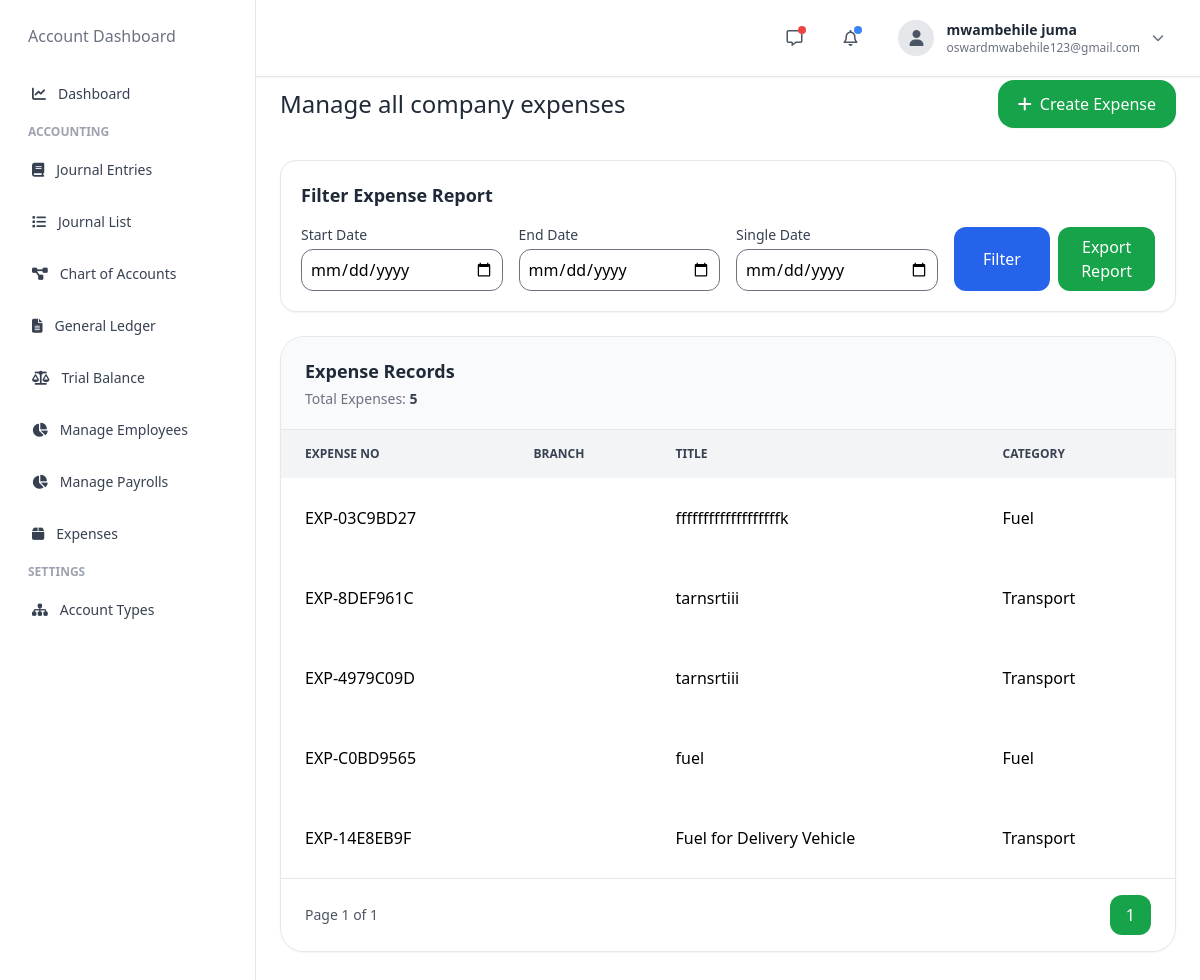
The app's page /expenses/accounting_list/ (signed in), older data.
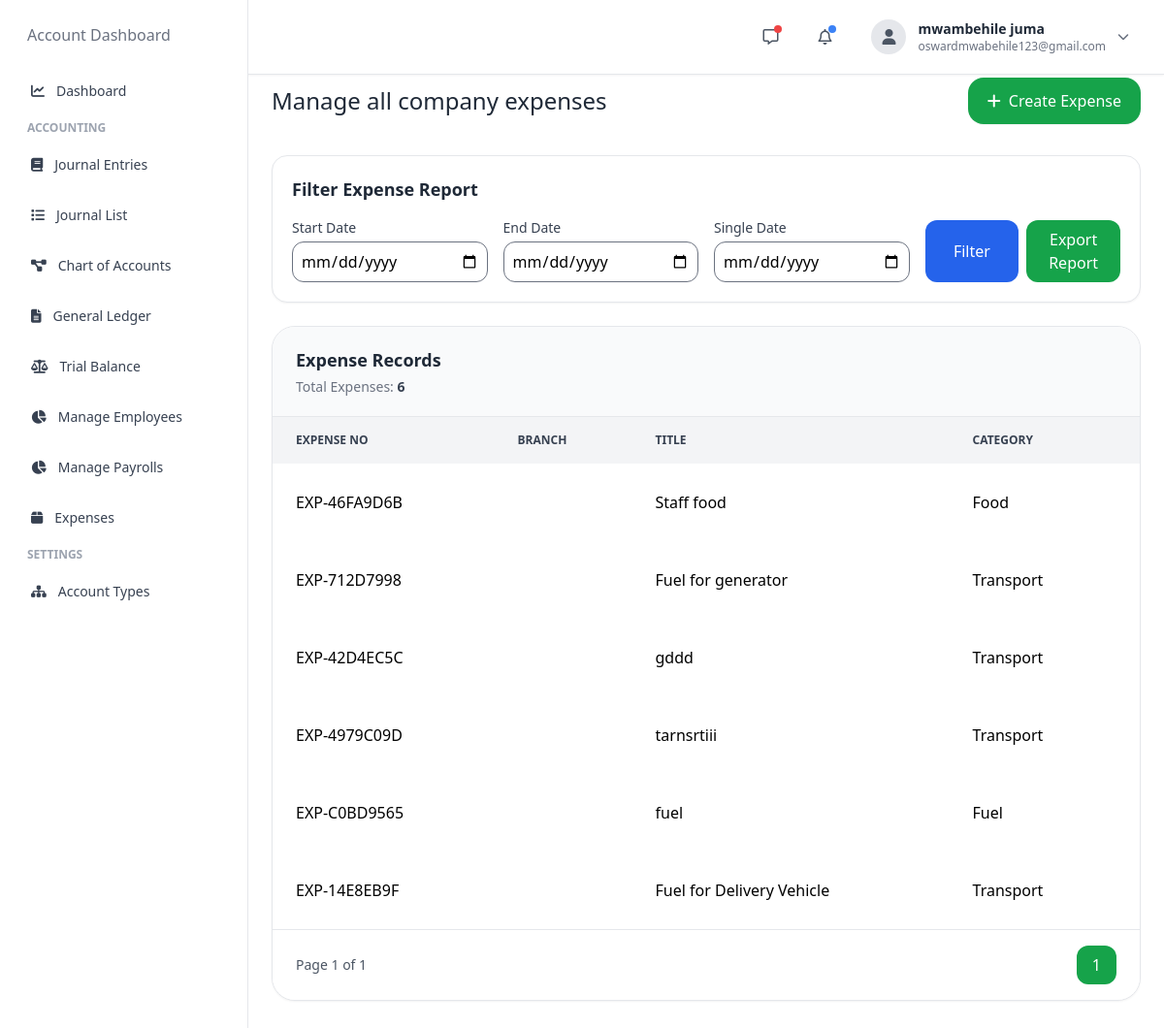
The same page, newer data.
### expenses/models.py (models this page shows, shortened)
class Expense(models.Model):
    STATUS_CHOICES = (
        ('draft', 'Draft'),
        ('submitted', 'Submitted'),
        ('approved', 'Approved'),
        ('rejected', 'Rejected'),
        ('paid', 'Paid'),
    )
    company = models.ForeignKey(Company, on_delete=models.CASCADE)
    category = models.ForeignKey(ExpenseCategory, on_delete=models.PROTECT)
    branch = models.ForeignKey(
        Branch,
        on_delete=models.PROTECT,
        related_name='expenses', blank=True, null=True
    )
    expense_number = models.CharField(max_length=100, unique=True)
    title = models.CharField(max_length=255)
    description = models.TextField(blank=True, null=True)
    amount = models.DecimalField(max_digits=18, decimal_places=2)
    expense_date = models.DateField()
    attachment = models.FileField(
        upload_to='expenses/',
        blank=True,
        null=True
    )
    status = models.CharField(
        max_length=20,
        choices=STATUS_CHOICES,
        default='draft'
    )
    submitted_by = models.ForeignKey(
        User,
        on_delete=models.SET_NULL,
        null=True,
        related_name='submitted_expenses'
    )
    approved_by = models.ForeignKey(
        User,
        on_delete=models.SET_NULL,
        null=True,
        blank=True,
        related_name='approved_expenses'
    )
    approved_at = models.DateTimeField(blank=True, null=True)
    created_at = models.DateTimeField(auto_now_add=True)
    updated_at = models.DateTimeField(auto_now=True)

class ExpenseCategory(models.Model):
    company = models.ForeignKey(
        Company,
        on_delete=models.CASCADE
    )
    name = models.CharField(max_length=255)
    code = models.CharField(max_length=50)
    description = models.TextField(
        blank=True,
        null=True
    )
    is_active = models.BooleanField(default=True)
    created_at = models.DateTimeField(auto_now_add=True)
    updated_at = models.DateTimeField(auto_now=True)
    class Meta:
        unique_together = ('company', 'code')
        ordering = ['name']

### expenses/views.py (the view)
@login_required
def account_expense_list(request):
    company = request.user.company
    expenses_list = Expense.objects.filter(company=company).select_related(
        'category',
        'submitted_by'
    )
    logo_url = request.build_absolute_uri(static("img/logo.png"))
    start_date = request.GET.get("start_date")
    end_date = request.GET.get("end_date")
    single_date = request.GET.get("date")
    if single_date:
        expenses_list = expenses_list.filter(expense_date=single_date)
    if start_date and end_date:
        expenses_list = expenses_list.filter(expense_date__range=[start_date, end_date])
    elif start_date:
        expenses_list = expenses_list.filter(expense_date__gte=start_date)
    elif end_date:
        expenses_list = expenses_list.filter(expense_date__lte=end_date)
    expenses_list = expenses_list.order_by('-created_at')
    paginator = Paginator(expenses_list, 10)
    page_number = request.GET.get('page')
    page_obj = paginator.get_page(page_number)
    return render(request, 'accounting/expense_list.html', {
        'expenses': page_obj,
        'page_obj': page_obj,
         'logo_url': logo_url,
    })

### templates/accounting/expense_list.html (shortened to what the changed rows need)
{% extends 'accounting/base.html' %}
{% load humanize %}
{% block content %}
{% include 'accounting/nav.html' %}
{% include 'accounting/sidebar.html' %}
<div class="sm:ml-64 min-h-screen pt-20 px-4 md:px-6 pb-10 ">
    <div class="max-w-7xl mx-auto">
        <div class="flex flex-col lg:flex-row lg:items-center lg:justify-between gap-4 mb-8">
            <div>
                <h1 class="text-2xl text-gray-800">
                    Manage all company expenses
                </h1>
            </div>
        </div>
        <div class="bg-white border border-gray-200 rounded-3xl shadow-sm overflow-hidden">
            <div class="px-6 py-5 border-b bg-gray-50">
                <div class="flex flex-col lg:flex-row lg:items-center lg:justify-between gap-5">
                    <div>
                        <h2 class="text-lg font-semibold text-gray-800">
                            Expense Records
                        </h2>
                        <p class="text-sm text-gray-500 mt-1">
                            Total Expenses:
                            <span class="font-semibold text-gray-700">
                                {{ expenses.paginator.count }}
                            </span>
                        </p>
                    </div>
                </div>
            </div>
            <div class="overflow-x-auto w-full">
                <table class="w-full min-w-[1500px] table-auto">
                    <thead class="bg-gray-100 text-gray-700 uppercase text-xs">
                        <tr>
                            <th class="px-6 py-4 text-left">Expense No</th>
                            <th class="px-6 py-4 text-left">Branch</th>
                            <th class="px-6 py-4 text-left">Title</th>
                            <th class="px-6 py-4 text-left">Category</th>
                            <th class="px-6 py-4 text-left">Amount</th>
                        </tr>
                    </thead>
                    <tbody>
                        {% for expense in expenses %}
                        <tr class="expense-row"
                            data-number="{{ expense.expense_number|lower }}"
                            data-title="{{ expense.title|lower }}"
                            data-category="{{ expense.category.name|lower }}">
                            <td class="px-6 py-5">
                                {{ expense.expense_number }}
                            </td>
                            <td class="px-6 py-5">
                            </td>
                            <td class="px-6 py-5">
                                {{ expense.title }}
                            </td>
                            <td class="px-6 py-5">
                                {{ expense.category.name }}
                            </td>
                            <td class="px-6 py-5 font-bold text-green-600">
                            </td>
                        </tr>
                        {% empty %}
                        <tr>
                            <td colspan="8" class="text-center py-20">
                                No expenses found
                            </td>
                        </tr>
                        {% endfor %}
                    </tbody>
                </table>
            </div>
            <div class="flex items-center justify-between px-6 py-4 border-t bg-white">
                <div class="flex gap-2">
                    {% for num in expenses.paginator.page_range %}
                        {% if num == expenses.number %}
                            <span class="px-4 py-2 bg-green-600 text-white rounded-xl">
                                {{ num }}
                            </span>
                        {% elif num > expenses.number|add:'-2' and num < expenses.number|add:'2' %}
                            <a href="?page={{ num }}"
                               class="px-4 py-2 bg-gray-100 rounded-xl">
                                {{ num }}
                            </a>
                        {% endif %}
                    {% endfor %}
                </div>
            </div>
        </div>
    </div>
</div>
{% endblock %}

Row changes from the older to the newer data that the page shows:
removed Expense: expense_number "EXP-03C9BD27", title "fffffffffffffffffffk", category.name "Fuel"
removed Expense: expense_number "EXP-8DEF961C", title "tarnsrtiii", category.name "Transport"
added Expense: expense_number "EXP-46FA9D6B", title "Staff food", category.name "Food"
added Expense: expense_number "EXP-712D7998", title "Fuel for generator", category.name "Transport"
added Expense: expense_number "EXP-42D4EC5C", title "gddd", category.name "Transport"
Text that changed along with them:
{{ expenses.paginator.count }}: "5" → "6"
